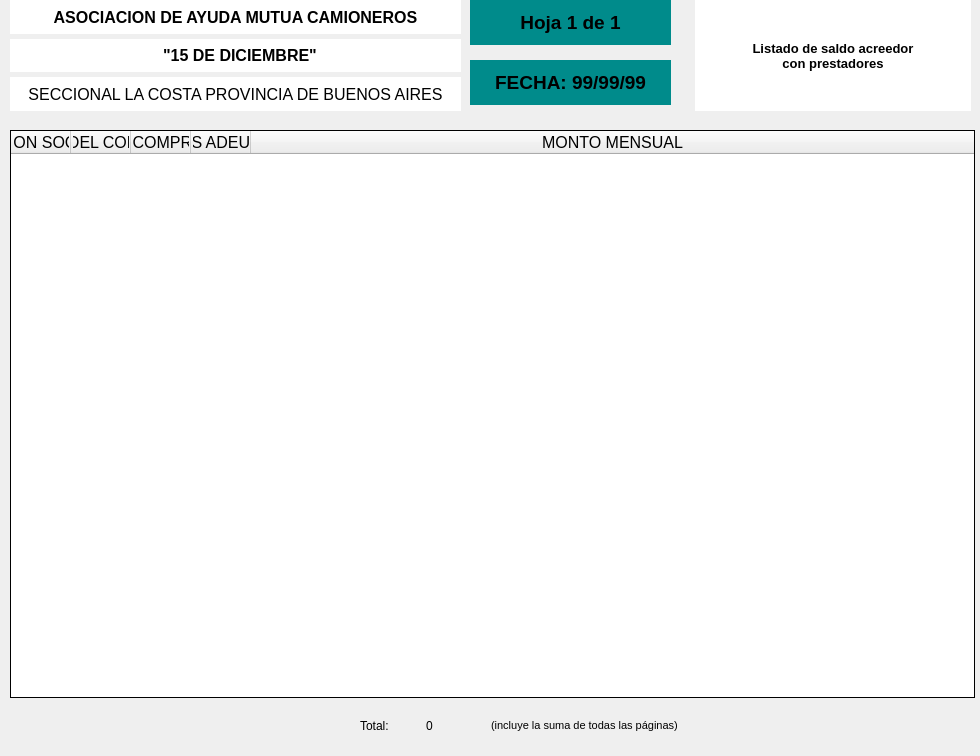
<?xml version="1.0" encoding="UTF-8"?>
<ui version="4.0">
 <class>PrintSaldoPrestadores</class>
 <widget class="QWidget" name="PrintSaldoPrestadores">
  <property name="geometry">
   <rect>
    <x>0</x>
    <y>0</y>
    <width>980</width>
    <height>756</height>
   </rect>
  </property>
  <property name="windowTitle">
   <string>Form</string>
  </property>
  <widget class="QWidget" name="verticalLayoutWidget_3">
   <property name="geometry">
    <rect>
     <x>10</x>
     <y>0</y>
     <width>451</width>
     <height>111</height>
    </rect>
   </property>
   <layout class="QVBoxLayout" name="verticalLayout_5">
    <property name="spacing">
     <number>5</number>
    </property>
    <property name="margin">
     <number>0</number>
    </property>
    <item>
     <layout class="QHBoxLayout" name="horizontalLayout_16">
      <item>
       <widget class="QLabel" name="label_12">
        <property name="font">
         <font>
          <family>Arial</family>
          <pointsize>12</pointsize>
          <weight>75</weight>
          <bold>true</bold>
         </font>
        </property>
        <property name="styleSheet">
         <string>background-color: white;
color: black;</string>
        </property>
        <property name="text">
         <string>ASOCIACION DE AYUDA MUTUA CAMIONEROS</string>
        </property>
        <property name="alignment">
         <set>Qt::AlignCenter</set>
        </property>
       </widget>
      </item>
     </layout>
    </item>
    <item>
     <layout class="QHBoxLayout" name="horizontalLayout_17">
      <item>
       <widget class="QLabel" name="label_13">
        <property name="font">
         <font>
          <family>Arial</family>
          <pointsize>12</pointsize>
          <weight>75</weight>
          <bold>true</bold>
         </font>
        </property>
        <property name="styleSheet">
         <string>background-color: white;
color: black;</string>
        </property>
        <property name="text">
         <string>  &quot;15 DE DICIEMBRE&quot;</string>
        </property>
        <property name="alignment">
         <set>Qt::AlignCenter</set>
        </property>
       </widget>
      </item>
     </layout>
    </item>
    <item>
     <layout class="QHBoxLayout" name="horizontalLayout_18">
      <item>
       <widget class="QLabel" name="label_14">
        <property name="font">
         <font>
          <family>Arial</family>
          <pointsize>12</pointsize>
          <weight>50</weight>
          <bold>false</bold>
         </font>
        </property>
        <property name="styleSheet">
         <string>background-color: white;
color: black;</string>
        </property>
        <property name="text">
         <string>SECCIONAL LA COSTA PROVINCIA DE BUENOS AIRES</string>
        </property>
        <property name="alignment">
         <set>Qt::AlignCenter</set>
        </property>
       </widget>
      </item>
     </layout>
    </item>
   </layout>
  </widget>
  <widget class="QWidget" name="verticalLayoutWidget_2">
   <property name="geometry">
    <rect>
     <x>690</x>
     <y>0</y>
     <width>286</width>
     <height>111</height>
    </rect>
   </property>
   <layout class="QVBoxLayout" name="verticalLayout_3">
    <property name="spacing">
     <number>5</number>
    </property>
    <property name="leftMargin">
     <number>5</number>
    </property>
    <property name="topMargin">
     <number>0</number>
    </property>
    <property name="rightMargin">
     <number>5</number>
    </property>
    <property name="bottomMargin">
     <number>0</number>
    </property>
    <item>
     <layout class="QHBoxLayout" name="horizontalLayout_21">
      <item>
       <widget class="QLabel" name="labelNotas">
        <property name="font">
         <font>
          <family>Arial</family>
          <pointsize>10</pointsize>
          <weight>75</weight>
          <bold>true</bold>
         </font>
        </property>
        <property name="styleSheet">
         <string notr="true">background-color: white;
color: black;</string>
        </property>
        <property name="text">
         <string>Listado de saldo acreedor
con prestadores</string>
        </property>
        <property name="alignment">
         <set>Qt::AlignCenter</set>
        </property>
       </widget>
      </item>
     </layout>
    </item>
   </layout>
  </widget>
  <widget class="QLabel" name="labelFecha">
   <property name="geometry">
    <rect>
     <x>470</x>
     <y>60</y>
     <width>201</width>
     <height>45</height>
    </rect>
   </property>
   <property name="font">
    <font>
     <family>Arial</family>
     <pointsize>14</pointsize>
     <weight>75</weight>
     <bold>true</bold>
    </font>
   </property>
   <property name="styleSheet">
    <string notr="true">background-color: darkcyan;
color: black;</string>
   </property>
   <property name="text">
    <string>FECHA: 99/99/99</string>
   </property>
   <property name="alignment">
    <set>Qt::AlignCenter</set>
   </property>
  </widget>
  <widget class="QLabel" name="labelHoja">
   <property name="geometry">
    <rect>
     <x>470</x>
     <y>0</y>
     <width>201</width>
     <height>45</height>
    </rect>
   </property>
   <property name="font">
    <font>
     <family>Arial</family>
     <pointsize>14</pointsize>
     <weight>75</weight>
     <bold>true</bold>
    </font>
   </property>
   <property name="styleSheet">
    <string notr="true">background-color: darkcyan;
color: black;</string>
   </property>
   <property name="text">
    <string>Hoja 1 de 1</string>
   </property>
   <property name="alignment">
    <set>Qt::AlignCenter</set>
   </property>
  </widget>
  <widget class="QTableWidget" name="tableImpresion">
   <property name="geometry">
    <rect>
     <x>10</x>
     <y>130</y>
     <width>965</width>
     <height>568</height>
    </rect>
   </property>
   <property name="font">
    <font>
     <pointsize>12</pointsize>
    </font>
   </property>
   <property name="whatsThis">
    <string notr="true"/>
   </property>
   <property name="accessibleName">
    <string notr="true"/>
   </property>
   <property name="accessibleDescription">
    <string notr="true"/>
   </property>
   <property name="frameShape">
    <enum>QFrame::Box</enum>
   </property>
   <property name="frameShadow">
    <enum>QFrame::Plain</enum>
   </property>
   <property name="lineWidth">
    <number>1</number>
   </property>
   <property name="midLineWidth">
    <number>1</number>
   </property>
   <property name="verticalScrollBarPolicy">
    <enum>Qt::ScrollBarAlwaysOff</enum>
   </property>
   <property name="horizontalScrollBarPolicy">
    <enum>Qt::ScrollBarAlwaysOff</enum>
   </property>
   <property name="autoScroll">
    <bool>false</bool>
   </property>
   <property name="autoScrollMargin">
    <number>0</number>
   </property>
   <property name="editTriggers">
    <set>QAbstractItemView::NoEditTriggers</set>
   </property>
   <property name="tabKeyNavigation">
    <bool>false</bool>
   </property>
   <property name="showDropIndicator" stdset="0">
    <bool>false</bool>
   </property>
   <property name="dragDropOverwriteMode">
    <bool>false</bool>
   </property>
   <property name="alternatingRowColors">
    <bool>true</bool>
   </property>
   <property name="selectionMode">
    <enum>QAbstractItemView::NoSelection</enum>
   </property>
   <property name="showGrid">
    <bool>true</bool>
   </property>
   <property name="gridStyle">
    <enum>Qt::SolidLine</enum>
   </property>
   <property name="wordWrap">
    <bool>false</bool>
   </property>
   <property name="cornerButtonEnabled">
    <bool>false</bool>
   </property>
   <attribute name="horizontalHeaderVisible">
    <bool>true</bool>
   </attribute>
   <attribute name="horizontalHeaderDefaultSectionSize">
    <number>60</number>
   </attribute>
   <attribute name="horizontalHeaderHighlightSections">
    <bool>false</bool>
   </attribute>
   <attribute name="horizontalHeaderMinimumSectionSize">
    <number>60</number>
   </attribute>
   <attribute name="horizontalHeaderStretchLastSection">
    <bool>true</bool>
   </attribute>
   <attribute name="verticalHeaderVisible">
    <bool>false</bool>
   </attribute>
   <attribute name="verticalHeaderDefaultSectionSize">
    <number>20</number>
   </attribute>
   <attribute name="verticalHeaderHighlightSections">
    <bool>false</bool>
   </attribute>
   <attribute name="verticalHeaderMinimumSectionSize">
    <number>20</number>
   </attribute>
   <column>
    <property name="text">
     <string>RAZON SOCIAL</string>
    </property>
    <property name="textAlignment">
     <set>AlignHCenter|AlignVCenter|AlignCenter</set>
    </property>
   </column>
   <column>
    <property name="text">
     <string>NOMBRE DEL COMPRADOR</string>
    </property>
    <property name="textAlignment">
     <set>AlignHCenter|AlignVCenter|AlignCenter</set>
    </property>
   </column>
   <column>
    <property name="text">
     <string># COMPRA</string>
    </property>
    <property name="textAlignment">
     <set>AlignHCenter|AlignVCenter|AlignCenter</set>
    </property>
   </column>
   <column>
    <property name="text">
     <string>CUOTAS ADEUDADAS</string>
    </property>
    <property name="textAlignment">
     <set>AlignHCenter|AlignVCenter|AlignCenter</set>
    </property>
   </column>
   <column>
    <property name="text">
     <string>MONTO MENSUAL</string>
    </property>
    <property name="textAlignment">
     <set>AlignHCenter|AlignVCenter|AlignCenter</set>
    </property>
   </column>
  </widget>
  <widget class="QWidget" name="layoutWidget">
   <property name="geometry">
    <rect>
     <x>360</x>
     <y>710</y>
     <width>321</width>
     <height>31</height>
    </rect>
   </property>
   <layout class="QHBoxLayout" name="horizontalLayout">
    <item>
     <widget class="QLabel" name="label_textTotal">
      <property name="styleSheet">
       <string notr="true">font: 14pt &quot;MS Shell Dlg 2&quot;;</string>
      </property>
      <property name="text">
       <string>Total:</string>
      </property>
     </widget>
    </item>
    <item>
     <widget class="QLabel" name="labelTotal">
      <property name="styleSheet">
       <string notr="true">font: 75 14pt &quot;MS Shell Dlg 2&quot;;</string>
      </property>
      <property name="text">
       <string>0</string>
      </property>
     </widget>
    </item>
    <item>
     <widget class="QLabel" name="label_textAclaracion">
      <property name="text">
       <string>&lt;!DOCTYPE HTML PUBLIC &quot;-//W3C//DTD HTML 4.0//EN&quot; &quot;http://www.w3.org/TR/REC-html40/strict.dtd&quot;&gt;
&lt;html&gt;&lt;head&gt;&lt;meta name=&quot;qrichtext&quot; content=&quot;1&quot; /&gt;&lt;style type=&quot;text/css&quot;&gt;
p, li { white-space: pre-wrap; }
&lt;/style&gt;&lt;/head&gt;&lt;body style=&quot; font-family:'MS Shell Dlg 2'; font-size:8.25pt; font-weight:400; font-style:normal;&quot;&gt;
&lt;p style=&quot; margin-top:0px; margin-bottom:0px; margin-left:0px; margin-right:0px; -qt-block-indent:0; text-indent:0px;&quot;&gt;&lt;span style=&quot; font-size:8pt;&quot;&gt;(incluye la suma de todas las páginas) &lt;/span&gt;&lt;/p&gt;&lt;/body&gt;&lt;/html&gt;</string>
      </property>
     </widget>
    </item>
   </layout>
  </widget>
 </widget>
 <resources/>
 <connections/>
</ui>
